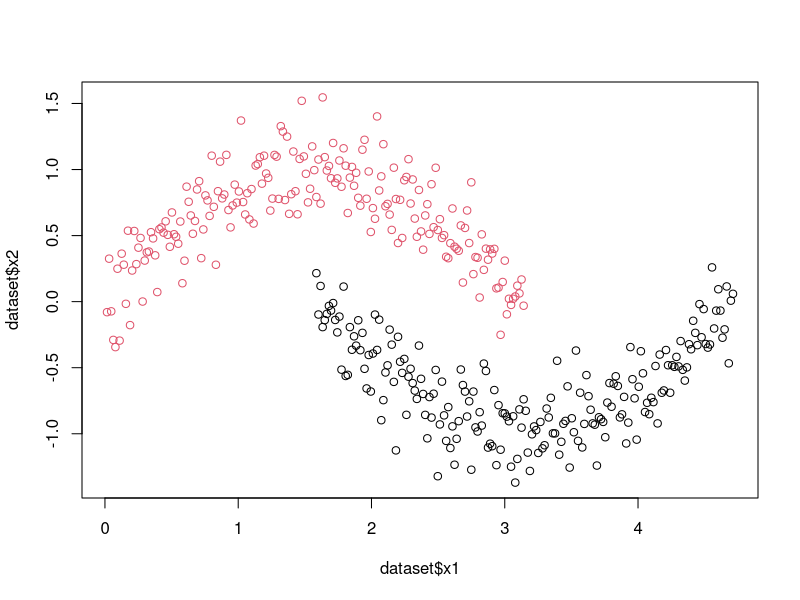
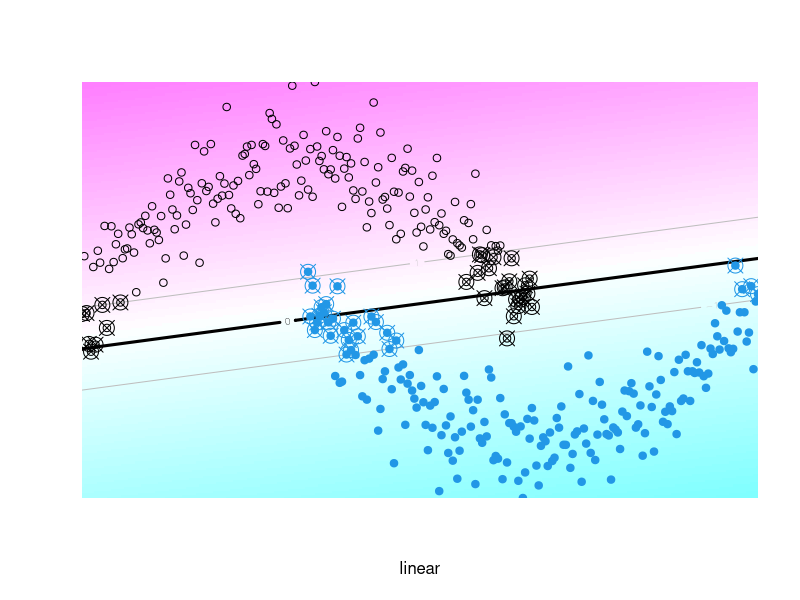
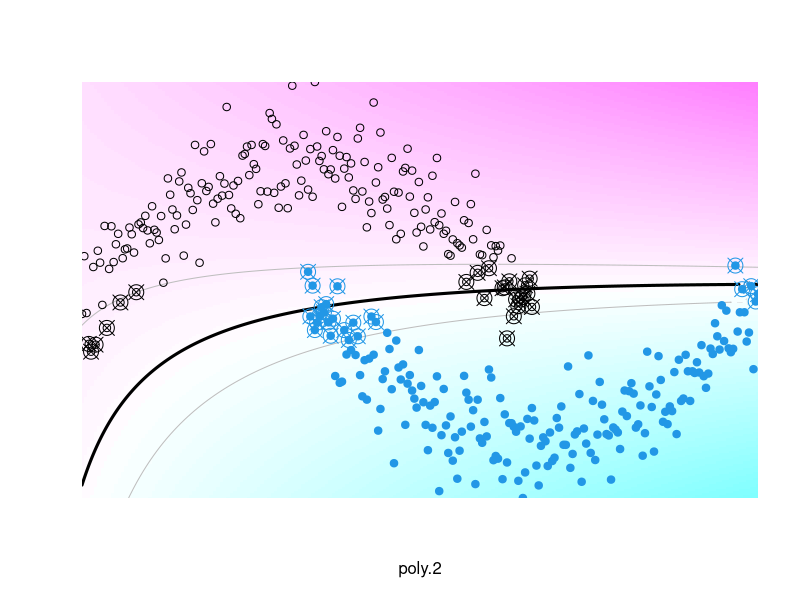
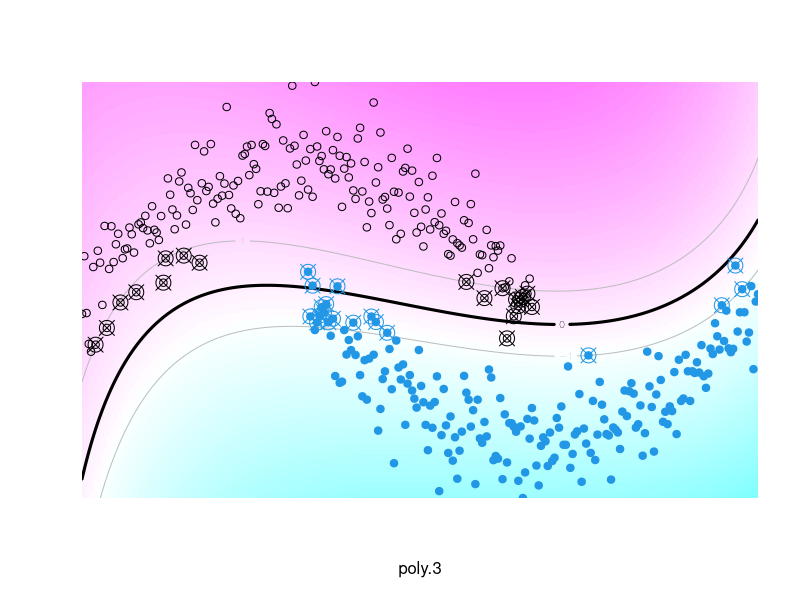
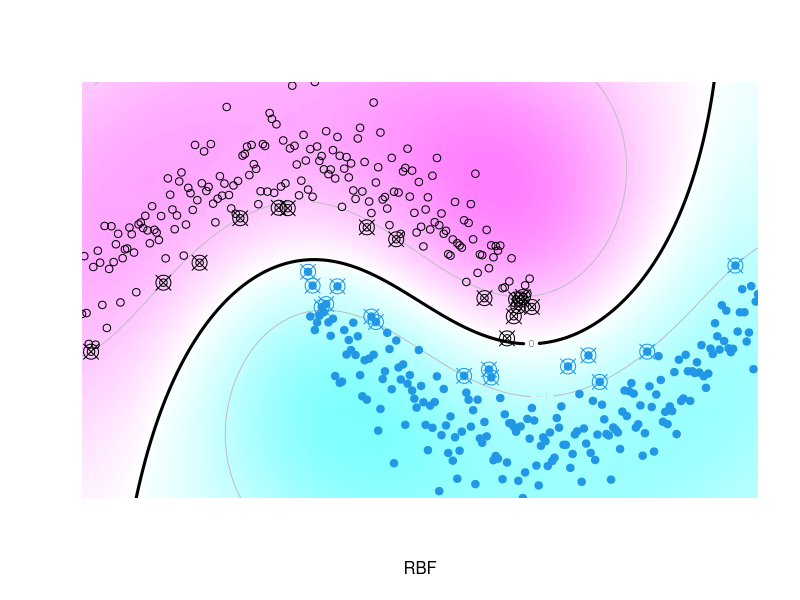
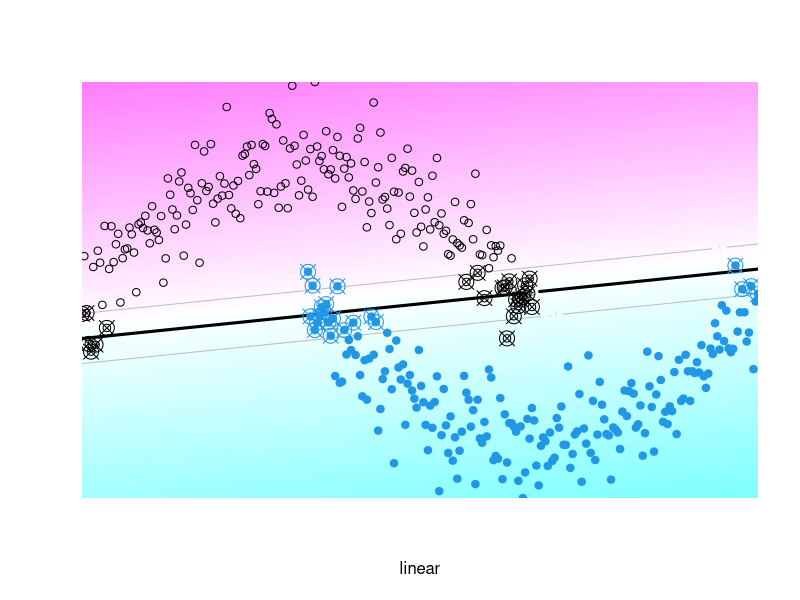
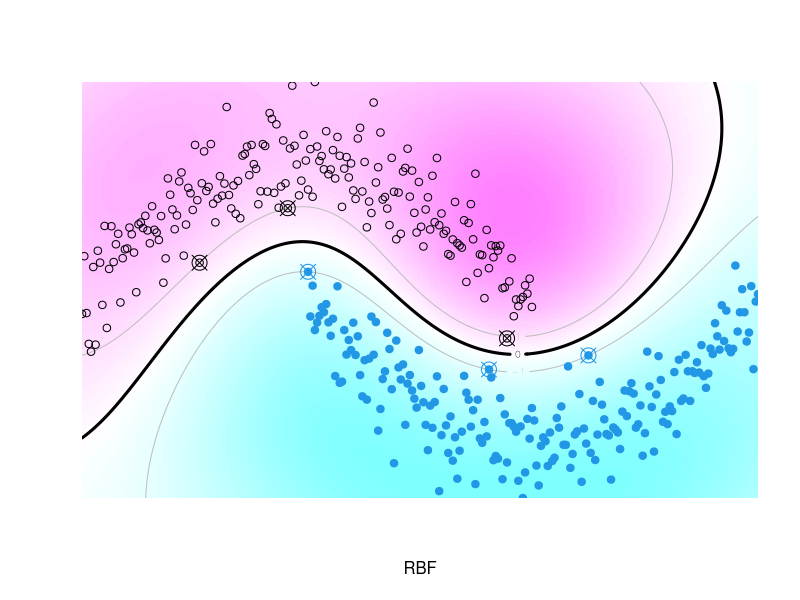
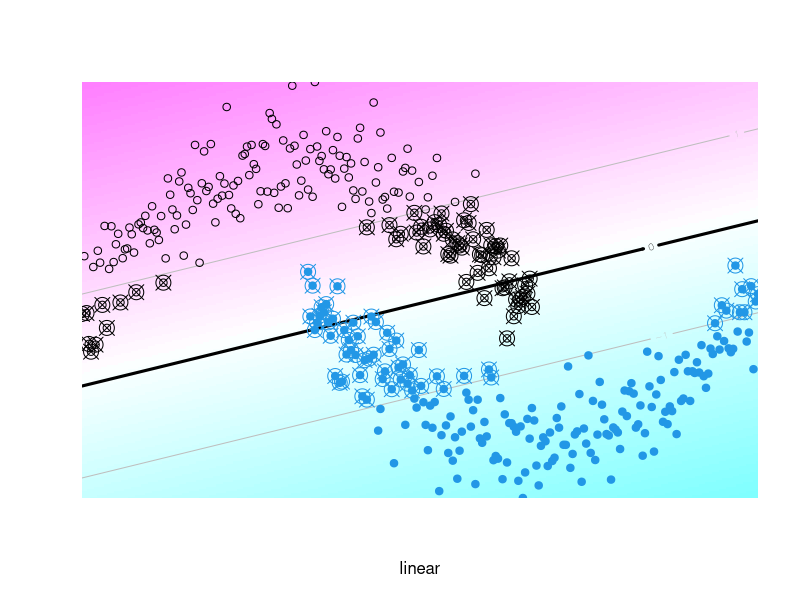

These charts were generated, in order, by the following R code:
####################################################################
# AA2 - GCED
# Lluís A. Belanche

# LAB 2: modelling 2D classification data
# version of September 2021
####################################################################

## the SVM is located in two different packages: one of them is 'e1071'
library(e1071)

## First we create a simple two-class data set:

N <- 200

make.sinusoidals <- function(m,noise=0.2) 
{
  x1 <- c(1:2*m)
  x2 <- c(1:2*m)
  
  for (i in 1:m) {
    x1[i] <- (i/m) * pi
    x2[i] <- sin(x1[i]) + rnorm(1,0,noise)
  }
  
  for (j in 1:m) {
    x1[m+j] <- (j/m + 1/2) * pi
    x2[m+j] <- cos(x1[m+j]) + rnorm(1,0,noise)
  }
  
  target <- c(rep(+1,m),rep(-1,m))
  
  return(data.frame(x1,x2,target))
}

## let's generate the data
dataset <- make.sinusoidals (N)

## and have a look at it
summary(dataset)

plot(dataset$x1,dataset$x2,col=as.factor(dataset$target))

## Now we define a utility function for performing k-fold CV
## the learning data is split into k equal sized parts
## every time, one part goes for validation and k-1 go for building the model (training)
## the final error is the mean prediction error in the validation parts
## Note k=N corresponds to LOOCV

## a typical choice is k=10
k <- 10 
folds <- sample(rep(1:k, length=N), N, replace=FALSE) 

valid.error <- rep(0,k)

C <- 1

## This function is not intended to be useful for general training purposes but it is useful for illustration
## In particular, it does not optimize the value of C (it requires it as parameter)

train.svm.kCV <- function (which.kernel, mycost)
{
  for (i in 1:k) 
  {  
    train <- dataset[folds!=i,] # for building the model (training)
    valid <- dataset[folds==i,] # for prediction (validation)
    
    x_train <- train[,1:2]
    t_train <- train[,3]
    
    switch(which.kernel,
           linear={model <- svm(x_train, t_train, type="C-classification", cost=mycost, kernel="linear", scale = FALSE)},
           poly.2={model <- svm(x_train, t_train, type="C-classification", cost=mycost, kernel="polynomial", degree=2, coef0=1, scale = FALSE)},
           poly.3={model <- svm(x_train, t_train, type="C-classification", cost=mycost, kernel="polynomial", degree=3, coef0=1, scale = FALSE)},
           RBF={model <- svm(x_train, t_train, type="C-classification", cost=mycost, kernel="radial", scale = FALSE)},
           stop("Enter one of 'linear', 'poly.2', 'poly.3', 'radial'"))
    
    x_valid <- valid[,1:2]
    pred <- predict(model,x_valid)
    t_true <- valid[,3]
    
    # compute validation error for part 'i'
    valid.error[i] <- sum(pred != t_true)/length(t_true)
  }
  # return average validation error
  sum(valid.error)/length(valid.error)
}

# Fit an SVM with linear kernel

(VA.error.linear <- train.svm.kCV ("linear", C))

## We should choose the model with the lowest CV error and refit it to the whole learning data
## then use it to predict the test set; we will do this at the end

## As for now we wish to visualize the models

# so first we refit the model:

model <- svm(dataset[,1:2],dataset[,3], type="C-classification", cost=C, kernel="linear", scale = FALSE)

## Now we are going to visualize what we have done; since we have artificial data, instead of creating
## a random test set, we can create a grid of points as test

plot.prediction <- function (model.name, resol=200)
  # the grid has a (resol x resol) resolution
{
  x <- cbind(dataset$x1,dataset$x2)
  rng <- apply(x,2,range);
  tx <- seq(rng[1,1],rng[2,1],length=resol);
  ty <- seq(rng[1,2],rng[2,2],length=resol);
  pnts <- matrix(nrow=length(tx)*length(ty),ncol=2);
  k <- 1
  for(j in 1:length(ty))
  {
    for(i in 1:length(tx))
    {
      pnts[k,] <- c(tx[i],ty[j])
      k <- k+1
    } 
  }
  
  # we calculate the predictions on the grid
  
  pred <- predict(model, pnts, decision.values = TRUE)
  
  z <- matrix(attr(pred,"decision.values"),nrow=length(tx),ncol=length(ty))
  
  # and plot them
  
  image(tx,ty,z,xlab=model.name,ylab="",axes=FALSE,
        xlim=c(rng[1,1],rng[2,1]),ylim=c(rng[1,2],rng[2,2]),
        col = cm.colors(64))
  #        col = rainbow(200, start=0.9, end=0.1))
  
  # then we draw the optimal separation and its margins
  
  contour(tx,ty,z,add=TRUE, drawlabels=TRUE, level=0, lwd=3)
  contour(tx,ty,z,add=TRUE, drawlabels=TRUE, level=1, lty=1, lwd=1, col="grey")
  contour(tx,ty,z,add=TRUE, drawlabels=TRUE, level=-1, lty=1, lwd=1, col="grey")
  
  # then we plot the input data from the two classes
  
  points(dataset[dataset$target==1,1:2],pch=21,col=1,cex=1)
  points(dataset[dataset$target==-1,1:2],pch=19,col=4,cex=1)
  
  # finally we add the SVs
  
  sv <- dataset[c(model$index),];
  sv1 <- sv[sv$target==1,];
  sv2 <- sv[sv$target==-1,];
  points(sv1[,1:2],pch=13,col=1,cex=2)
  points(sv2[,1:2],pch=13,col=4,cex=2)
}

## plot the predictions, the separation, the support vectors, everything
plot.prediction ("linear")

## right, now a quadratic SVM model 

(VA.error.poly.2 <- train.svm.kCV ("poly.2", C))

model <- svm(dataset[,1:2],dataset[,3], type="C-classification", cost=C, kernel="polynomial", degree=2, coef0=1, scale = FALSE)
plot.prediction ("poly.2")

## right, now a cubic SVM model 

(VA.error.poly.3 <- train.svm.kCV ("poly.3", C))

model <- svm(dataset[,1:2],dataset[,3], type="C-classification", cost=C, kernel="polynomial", degree=3, coef0=1, scale = FALSE)
plot.prediction ("poly.3")

## and finally an RBF Gaussian SVM model 

(VA.error.RBF <- train.svm.kCV ("RBF", C))

model <- svm(dataset[,1:2],dataset[,3], type="C-classification", cost=C, kernel="radial", scale = FALSE)
plot.prediction ("RBF")

## Now in a real scenario we should choose the model with the lowest CV error
## which in this case is the RBF

## In a real setting we should optimize the value of C, again with CV; this can be done
## very conveniently using tune() in this package to do automatic grid-search

## another, more general, possibility is to use the train() method in the {caret} package

## Just for illustration, let's see the effect of altering C (significantly):
C <- 50

(VA.error.linear <- train.svm.kCV ("linear", C))
model <- svm(dataset[,1:2],dataset[,3], type="C-classification", cost=C, kernel="linear", scale = FALSE)
plot.prediction ("linear")

(VA.error.RBF <- train.svm.kCV ("RBF", C))
model <- svm(dataset[,1:2],dataset[,3], type="C-classification", cost=C, kernel="radial", scale = FALSE)
plot.prediction ("RBF")

C <- 0.05

(VA.error.linear <- train.svm.kCV ("linear", C))
model <- svm(dataset[,1:2],dataset[,3], type="C-classification", cost=C, kernel="linear", scale = FALSE)
plot.prediction ("linear")

(VA.error.RBF <- train.svm.kCV ("RBF", C))
model <- svm(dataset[,1:2],dataset[,3], type="C-classification", cost=C, kernel="radial", scale = FALSE)
plot.prediction ("RBF")
